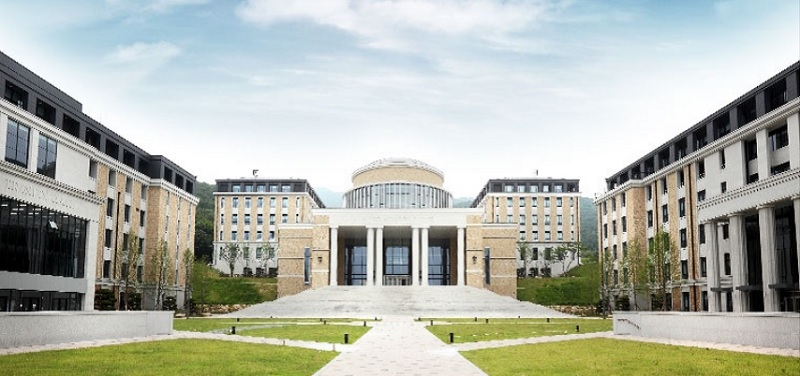
#> input picture sources/6장/images/bufs.jpg, 800 x 376 px
$ python ex6-2.py
#> lines starting #> are read from the running program, lines starting #| are printed output that depends on the picture
import cv2

img = cv2.imread('images/bufs.jpg')
#> img is the input picture: shape (376, 800, 3); mean B, G, R 170.3, 180.5, 176.2

cv2.line(img, (100, 50), (500, 50), (255,0,0))
cv2.line(img, (100, 100), (500, 100), (0,255,0), 5)
cv2.line(img, (100, 200), (500, 220), (0,0,255), 30, cv2.LINE_4)
cv2.line(img, (100, 250), (500, 270), (0,0,255), 30, cv2.LINE_8)
cv2.line(img, (100, 300), (500, 320), (0,0,255), 30, cv2.LINE_AA)

cv2.line(img, (600, 50), (600, 350), (0,255,255), 2)
cv2.line(img, (650, 50), (650, 350), (255,0,255), 4)
cv2.line(img, (700, 50), (700, 350), (0,0,0), 6)
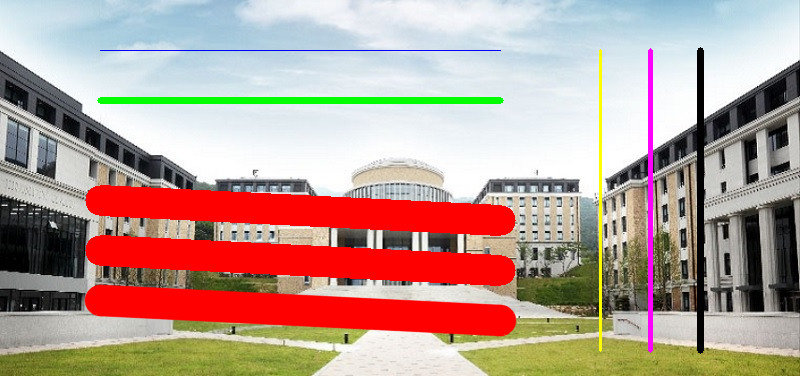
#> img: shape (376, 800, 3); mean B, G, R 147.5, 157, 185.1

cv2.imshow('Lines', img)
cv2.waitKey(0)
cv2.destroyAllWindows()


$ run again, with sources/6장/images/cat.bmp saved as sources/6장/images/bufs.jpg
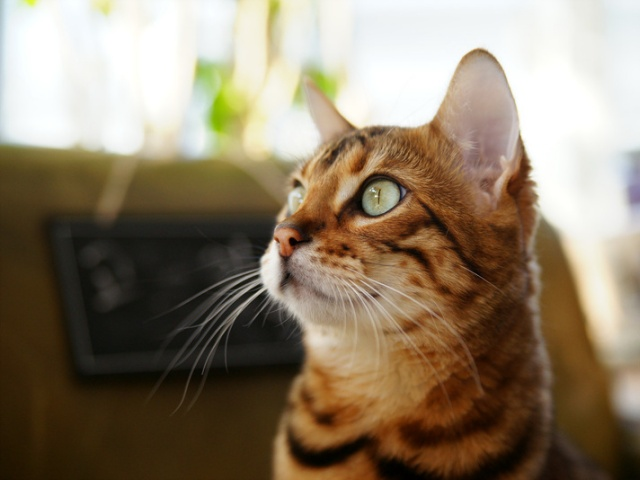
#> input picture sources/6장/images/cat.bmp, 640 x 480 px
#> img is the input picture: shape (480, 640, 3); mean B, G, R 104.5, 125.7, 140.8
#> `cv2.line(img, (600, 50), (600, 350), (0,255,255), 2)`:
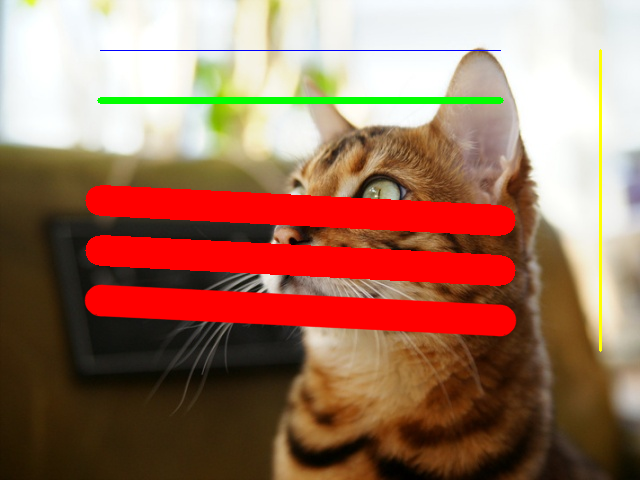
#> img: shape (480, 640, 3); mean B, G, R 95, 115.7, 158.5
